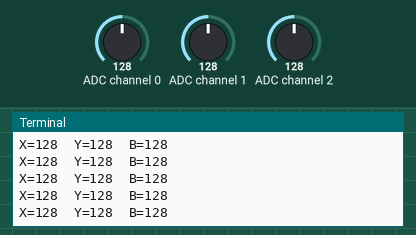
Recording of a program running on a simulated Raspberry Pi (BCM pin numbers). Shown: the last lines printed to the terminal. The inputs (shaded band) are chosen by the test bench; at power-on: ADC channel 0 = 128, ADC channel 1 = 128, ADC channel 2 = 128 (analog values on the 0–255 scale). Library files of the repository ran but are not shown: PCF8591.py.

Above: at 1.2 s.
1.3 s: ADC channel 0 set to 76
At 2.3 s:
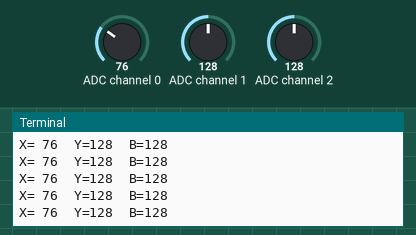
2.8 s: ADC channel 1 set to 76
At 3.7 s:
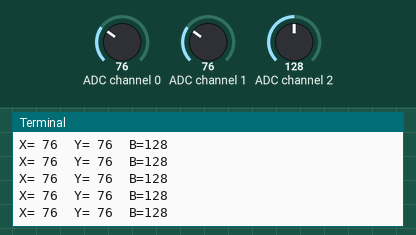
4.3 s: ADC channel 2 set to 76
At 5.1 s:
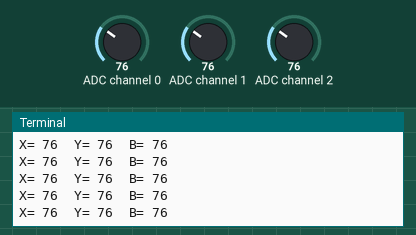
5.8 s: ADC channel 0 set to 127
At 6.5 s:
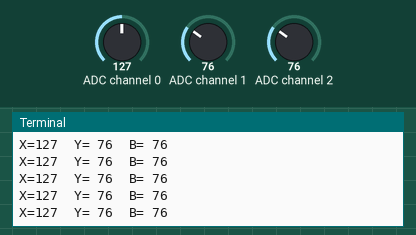
7.3 s: ADC channel 1 set to 127
At 7.8 s:
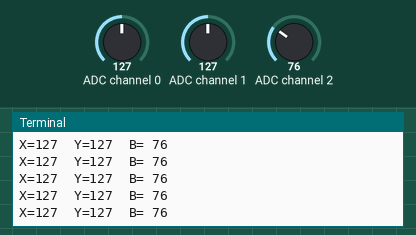
8.8 s: ADC channel 2 set to 0
At 9.8 s:
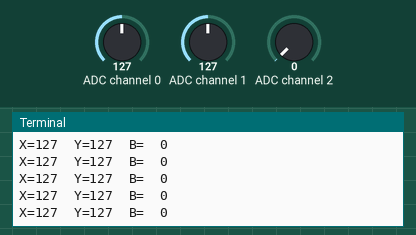

The program:

15b.py
```python
#!/usr/bin/env python
#------------------------------------------------------
#
#		This is a program for JoystickPS2 Module.
#
#		This program depend on PCF8591 ADC chip. Follow
#	the instruction book to connect the module and
#	ADC0832 to your Raspberry Pi.
#
#------------------------------------------------------
import PCF8591 as ADC
import time

def setup():
	ADC.setup(0x48)					# Setup PCF8591

def loop():
	x,y,b = ADC.read(0), ADC.read(1), ADC.read(2)
	print 'X={0:3d}  Y={1:3d}  B={2:3d}'.format(x,y,b)

def destroy():
	pass

if __name__ == '__main__':		# Program start from here
	setup()
	try:
		while True:
			loop()
	except KeyboardInterrupt:  	# When 'Ctrl+C' is pressed, the child program destroy() will be  executed.
		destroy()
```

Measured:
- after the input at 1.3 s, the terminal: prints a new line at once (image 1)
- after the input at 2.8 s, the terminal: prints a new line at once (image 2)
- after the input at 4.3 s, the terminal: prints a new line at once (image 3)
- after the input at 5.8 s, the terminal: prints a new line at once (image 4)
- after the input at 7.3 s, the terminal: prints a new line at once (image 5)
- after the input at 8.8 s, the terminal: prints a new line at once (image 6)
